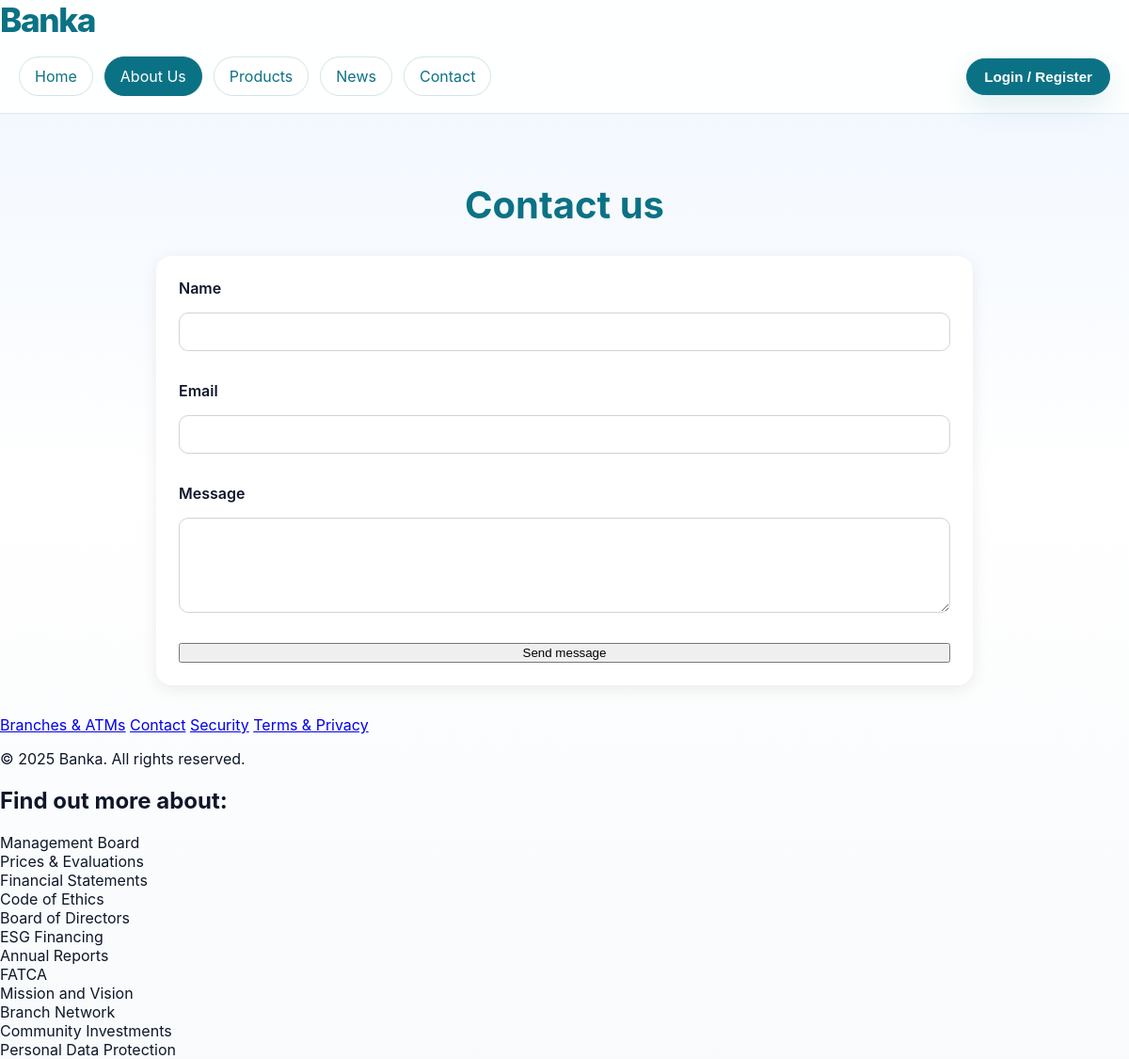
The page /aboutus.php on the database its author committed.
### tables this page shows
CREATE TABLE IF NOT EXISTS `pages` (
  `id` INT UNSIGNED NOT NULL AUTO_INCREMENT,
  `slug` VARCHAR(80) NOT NULL UNIQUE,
  `title` VARCHAR(150) NOT NULL,
  `content` TEXT DEFAULT NULL,
  `extras` JSON DEFAULT NULL,
  `created_at` TIMESTAMP NOT NULL DEFAULT CURRENT_TIMESTAMP,
  PRIMARY KEY (`id`)
);

### config.php (called while the page is built, shortened)
<?php
require_once __DIR__ . '/classes/PageContent.php';
require_once __DIR__ . '/classes/Contact.php';
try {
    $database = Database::getInstance();
    $pdo = $database->getConnection();
} catch (PDOException $e) {
    die('Database connection failed: ' . htmlspecialchars($e->getMessage()));
}
$pageModel = new PageContent($pdo);

### classes/PageContent.php (called while the page is built, shortened)
<?php
class PageContent
{
    private $pdo;
    public function __construct($pdo)
    {
        $this->pdo = $pdo;
    }
    public function getPageBySlug($slug)
    {
        $stmt = $this->pdo->prepare('SELECT * FROM pages WHERE slug = :slug');
        $stmt->execute(['slug' => $slug]);
        return $stmt->fetch();
    }
    public function getPageExtras($slug)
    {
        $page = $this->getPageBySlug($slug);
        $extras = json_decode($page['extras'], true);
        return is_array($extras) ? $extras : [];
    }
}

### aboutus.php (the view)
<?php
require_once 'config.php';
$page = $pageModel->getPageBySlug('about');
$extras = $pageModel->getPageExtras('about');
require_once 'header.php';
?>
<section class="about-section">
    <h1><?php echo htmlspecialchars($page['title'] ?? 'Find out more about:'); ?></h1>
    <div class="about-grid">
        <?php
        $boxes = $extras['boxes'] ?? [
            'Management Board',
            'Prices & Evaluations',
            'Financial Statements',
            'Code of Ethics',
            'Board of Directors',
            'ESG Financing',
            'Annual Reports',
            'FATCA',
            'Mission and Vision',
            'Branch Network',
            'Community Investments',
            'Personal Data Protection',
        ];
        foreach ($boxes as $box): ?>
            <div class="about-box"><?php echo htmlspecialchars($box); ?></div>
        <?php endforeach; ?>
    </div>
</section>
<?php require_once 'footer.php';

### header.php (shortened to what this page needs)
<?php
$current = basename($_SERVER['PHP_SELF']);
function activeLink($page)
{
    global $current;
    return $current === $page ? 'active' : '';
}
?>
<!DOCTYPE html>
<html lang="en">
<head>
    <link rel="stylesheet" href="style.css">
</head>
<body>
<header>
    <div class="logo">Banka</div>
    <nav class="nav">
        <div class="leftnav">
            <a class="<?php echo activeLink('index.php'); ?>" href="index.php">Home</a>
            <a class="<?php echo activeLink('aboutus.php'); ?>" href="aboutus.php">About Us</a>
            <a class="<?php echo activeLink('cards.php'); ?>" href="cards.php">Products</a>
            <a class="<?php echo activeLink('news.php'); ?>" href="news.php">News</a>
            <a class="<?php echo activeLink('contact.php'); ?>" href="contact.php">Contact</a>
        </div>
        <div class="rightnav">
            <?php if (isset($_SESSION['user_id'])): ?>
                <span class="user-name">Hi, <?php echo htmlspecialchars($_SESSION['username']); ?></span>
                <a href="dashboard.php">Dashboard</a>
                <a href="logout.php">Logout</a>
            <?php else: ?>
                <button onclick="window.location.href='login.php'">Login / Register</button>
            <?php endif; ?>
        </div>
    </nav>
</header>
<main>

### contact.php (shortened to what this page needs)
<?php
require_once 'config.php';
require_once 'header.php';
?>
<section class="contact-section">
    <h1>Contact us</h1>
    <form id="contactForm" action="contact.php" method="POST" class="contact-form">
        <label for="name">Name</label>
        <input type="text" id="name" name="name" value="<?php echo htmlspecialchars($name ?? ''); ?>" required>
        <label for="email">Email</label>
        <input type="email" id="email" name="email" value="<?php echo htmlspecialchars($email ?? ''); ?>" required>
        <label for="message">Message</label>
        <textarea id="message" name="message" rows="5" required><?php echo htmlspecialchars($message ?? ''); ?></textarea>
        <button type="submit" class="primary">Send message</button>
    </form>
</section>
<?php require_once 'footer.php';

### footer.php (shortened to what this page needs)
</main>
<footer>
    <div class="footer-links">
        <a href="#">Branches &amp; ATMs</a>
        <a href="contact.php">Contact</a>
        <a href="#">Security</a>
        <a href="#">Terms &amp; Privacy</a>
    </div>
    <p id="rightsReserved">&copy; 2025 Banka. All rights reserved.</p>
</footer>
</body>
</html>

### style.css (style rules this page uses)
* { box-sizing: border-box; }
body { color: #0f172a; background: linear-gradient(180deg, #eff6ff 0%, #ffffff 45%, #f8fafc 100%); margin: 0; font-family: 'Inter', system-ui, -apple-system, BlinkMacSystemFont, 'Segoe UI', sans-serif; }
header { width: 100%; position: sticky; top: 0; z-index: 100; background: rgba(255, 255, 255, 0.92); border-bottom: 1px solid rgba(11, 114, 133, 0.14); backdrop-filter: blur(12px); }
main { padding: 0 1rem; }
nav { display: flex; flex-wrap: wrap; justify-content: space-between; gap: 10px; padding: 18px 20px; font-size: 1rem; align-items: center; }
.logo { font-size: clamp(1.5rem, 4vw, 2.2rem); font-weight: 800; color: #0b7285; letter-spacing: -0.04em; }
.leftnav { display: flex; gap: 12px; flex-wrap: wrap; align-items: center; }
.btn, .btn-link, .nav button, .hero-actions button, .quick-actions button, .products-grid button { background-color: #0b7285; color: #ffffff; border: 1px solid #0b7285; border-radius: 999px; padding: 10px 18px; font-size: 0.95rem; font-weight: 600; box-shadow: 0 12px 30px rgba(11, 114, 133, 0.12); transition: 0.25s ease; cursor: pointer; }
.nav a { border: 1px solid rgba(11, 114, 133, 0.18); border-radius: 999px; padding: 10px 16px; color: #0b7285; text-decoration: none; transition: 0.25s ease; background: rgba(255,255,255,0.88); }
.nav a:hover, .nav a.active { background-color: #0b7285; color: #ffffff; border-color: #0b7285; }
main { padding: 0 1rem 2rem; }
@media (min-width: 768px) { main { padding: 0 40px; } }
main h1 { text-align: center; color: #0B7285; font-size: 2.5rem; margin: 40px 0 30px 0; font-weight: bold; }
.contact-section, .dashboard-section { max-width: 900px; margin: 0 auto; padding: 2rem 1rem; }
.contact-form { display: grid; gap: 1rem; background: #FFFFFF; padding: 1.5rem; border-radius: 16px; box-shadow: 0 4px 18px rgba(0, 0, 0, 0.08); }
.contact-form label { display: block; font-weight: 600; }
.contact-form input, .contact-form textarea { width: 100%; padding: 12px; border-radius: 10px; border: 1px solid #CED4DA; }

### rows shown on the page
pages: title "Find out more about:", extras "Management Board", extras "Prices & Evaluations", extras "Financial Statements", extras "Code of Ethics", extras "Board of Directors", extras "ESG Financing", extras "Annual Reports", extras "FATCA", extras "Mission and Vision", extras "Branch Network", extras "Community Investments", extras "Personal Data Protection"
